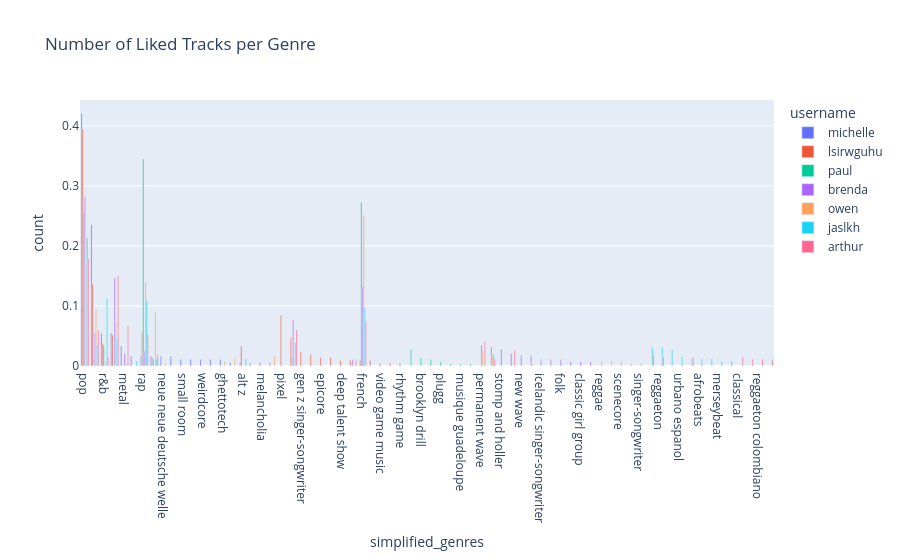

Here is the notebook cell this chart was saved with:
### Code cell
# Turn dataset into a list of genres
df_count_genre = count_list_column_per_user(df, "simplified_genres")
px.bar(df_count_genre.groupby("username").head(20), x="simplified_genres", y="count", color="username", title="Number of Liked Tracks per Genre", barmode="group")

### Figure 1 — Plotly figure (JSON) as saved in the notebook; plotly's stock layout.template omitted (floating-point values rounded to 4 significant figures)
{"data": [{"alignmentgroup": "True", "hovertemplate": "username=michelle<br>simplified_genres=%{x}<br>count=%{y}<extra></extra>", "legendgroup": "michelle", "marker": {"color": "#636efa", "pattern": {"shape": ""}}, "name": "michelle", "offsetgroup": "michelle", "orientation": "v", "showlegend": true, "textposition": "auto", "type": "bar", "x": ["pop", "indie", "r&b", "rock", "metal", "neo-psychedelic", "rap", "emo/punk/grunge", "neue neue deutsche welle", "sped up", "small room", "countrygaze", "weirdcore", "shoegaze", "ghettotech", "lo-fi", "alt z", "japanese shoegaze", "melancholia", "anime"], "xaxis": "x", "y": [0.4208, 0.235, 0.05464, 0.05464, 0.03279, 0.01639, 0.01639, 0.01639, 0.01639, 0.01639, 0.01093, 0.01093, 0.01093, 0.01093, 0.01093, 0.005464, 0.005464, 0.005464, 0.005464, 0.005464], "yaxis": "y"}, {"alignmentgroup": "True", "hovertemplate": "username=lsirwguhu<br>simplified_genres=%{x}<br>count=%{y}<extra></extra>", "legendgroup": "lsirwguhu", "marker": {"color": "#EF553B", "pattern": {"shape": ""}}, "name": "lsirwguhu", "offsetgroup": "lsirwguhu", "orientation": "v", "showlegend": true, "textposition": "auto", "type": "bar", "x": ["pop", "indie", "pixel", "rap", "rock", "electronic", "r&b", "alt z", "gen z singer-songwriter", "otacore", "emo/punk/grunge", "epicore", "visual kei", "deep talent show", "uk dance", "french", "german singer-songwriter", "video game music", "brostep", "rhythm game"], "xaxis": "x", "y": [0.3944, 0.1362, 0.08451, 0.05634, 0.05164, 0.04695, 0.03756, 0.03286, 0.02347, 0.01878, 0.01408, 0.01408, 0.01408, 0.00939, 0.00939, 0.00939, 0.00939, 0.004695, 0.004695, 0.004695], "yaxis": "y"}, {"alignmentgroup": "True", "hovertemplate": "username=paul<br>simplified_genres=%{x}<br>count=%{y}<extra></extra>", "legendgroup": "paul", "marker": {"color": "#00cc96", "pattern": {"shape": ""}}, "name": "paul", "offsetgroup": "paul", "orientation": "v", "showlegend": true, "textposition": "auto", "type": "bar", "x": ["rap", "french", "pop", "r&b", "melodic drill", "brooklyn drill", "electronic", "emo/punk/grunge", "g funk", "plugg", "big room", "musique guadeloupe", "zouk riddim"], "xaxis": "x", "y": [0.3448, 0.2724, 0.2552, 0.03448, 0.02759, 0.01379, 0.01379, 0.01034, 0.01034, 0.006897, 0.003448, 0.003448, 0.003448], "yaxis": "y"}, {"alignmentgroup": "True", "hovertemplate": "username=brenda<br>simplified_genres=%{x}<br>count=%{y}<extra></extra>", "legendgroup": "brenda", "marker": {"color": "#ab63fa", "pattern": {"shape": ""}}, "name": "brenda", "offsetgroup": "brenda", "orientation": "v", "showlegend": true, "textposition": "auto", "type": "bar", "x": ["pop", "rock", "french", "electronic", "indie", "permanent wave", "chanson", "stomp and holler", "rap", "metal", "mellow gold", "new wave", "new romantic", "icelandic singer-songwriter", "uk funky", "uk dance", "folk", "viking folk", "classic girl group", "rune folk"], "xaxis": "x", "y": [0.2822, 0.1463, 0.1324, 0.07666, 0.05575, 0.03484, 0.03136, 0.02787, 0.02439, 0.02091, 0.02091, 0.01742, 0.01742, 0.01045, 0.01045, 0.01045, 0.01045, 0.006969, 0.006969, 0.006969], "yaxis": "y"}, {"alignmentgroup": "True", "hovertemplate": "username=owen<br>simplified_genres=%{x}<br>count=%{y}<extra></extra>", "legendgroup": "owen", "marker": {"color": "#FFA15A", "pattern": {"shape": ""}}, "name": "owen", "offsetgroup": "owen", "orientation": "v", "showlegend": true, "textposition": "auto", "type": "bar", "x": ["french", "pop", "rap", "indie", "emo/punk/grunge", "rock", "permanent wave", "chanson", "anime", "lo-fi", "reggae", "roots reggae", "r&b", "ghettotech", "scenecore", "new romantic", "neue neue deutsche welle", "neo mellow", "singer-songwriter", "metal"], "xaxis": "x", "y": [0.25, 0.2172, 0.1393, 0.09426, 0.09016, 0.07377, 0.02459, 0.01639, 0.01639, 0.0123, 0.008197, 0.008197, 0.008197, 0.008197, 0.008197, 0.004098, 0.004098, 0.004098, 0.004098, 0.004098], "yaxis": "y"}, {"alignmentgroup": "True", "hovertemplate": "username=jaslkh<br>simplified_genres=%{x}<br>count=%{y}<extra></extra>", "legendgroup": "jaslkh", "marker": {"color": "#19d3f3", "pattern": {"shape": ""}}, "name": "jaslkh", "offsetgroup": "jaslkh", "orientation": "v", "showlegend": true, "textposition": "auto", "type": "bar", "x": ["pop", "r&b", "rap", "french", "rock", "electronic", "indie", "urbano latino", "reggaeton", "british invasion", "chanson", "urbano espanol", "jazz", "afrobeats", "emo/punk/grunge", "alt z", "escape room", "merseybeat", "neo-psychedelic", "trance mexicano"], "xaxis": "x", "y": [0.2132, 0.1124, 0.1085, 0.0969, 0.04651, 0.03876, 0.03488, 0.03101, 0.03101, 0.02713, 0.01938, 0.0155, 0.01163, 0.01163, 0.01163, 0.01163, 0.01163, 0.007752, 0.007752, 0.007752], "yaxis": "y"}, {"alignmentgroup": "True", "hovertemplate": "username=arthur<br>simplified_genres=%{x}<br>count=%{y}<extra></extra>", "legendgroup": "arthur", "marker": {"color": "#FF6692", "pattern": {"shape": ""}}, "name": "arthur", "offsetgroup": "arthur", "orientation": "v", "showlegend": true, "textposition": "auto", "type": "bar", "x": ["pop", "rock", "french", "metal", "electronic", "indie", "rap", "permanent wave", "mellow gold", "urbano latino", "emo/punk/grunge", "jazz", "r&b", "reggaeton", "classical", "chanson", "disco", "uk dance", "reggaeton colombiano", "sunnlensk tonlist"], "xaxis": "x", "y": [0.1791, 0.1493, 0.07463, 0.06716, 0.0597, 0.0597, 0.05224, 0.04104, 0.02612, 0.01866, 0.01866, 0.01493, 0.01493, 0.01493, 0.01493, 0.01119, 0.01119, 0.01119, 0.01119, 0.01119], "yaxis": "y"}], "layout": {"barmode": "group", "legend": {"title": {"text": "username"}, "tracegroupgap": 0}, "title": {"text": "Number of Liked Tracks per Genre"}, "xaxis": {"anchor": "y", "domain": [0, 1], "title": {"text": "simplified_genres"}}, "yaxis": {"anchor": "x", "domain": [0, 1], "title": {"text": "count"}}}}
